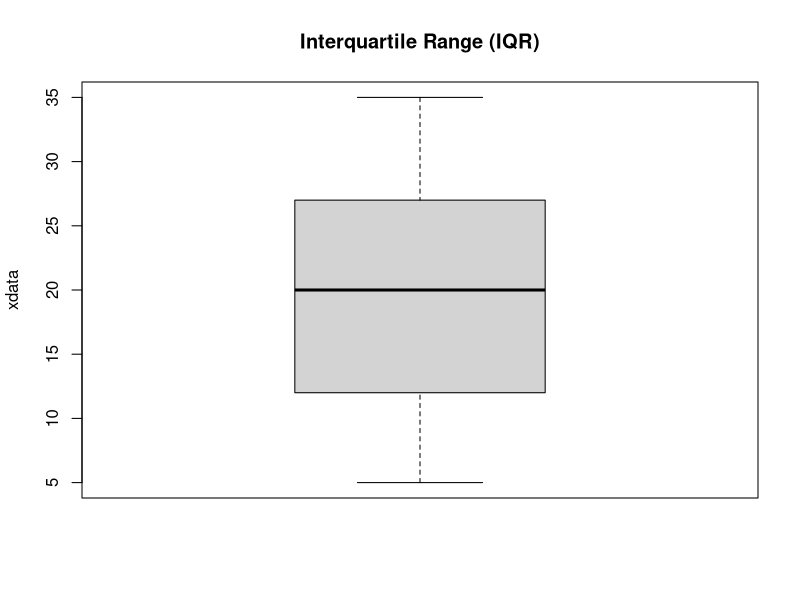
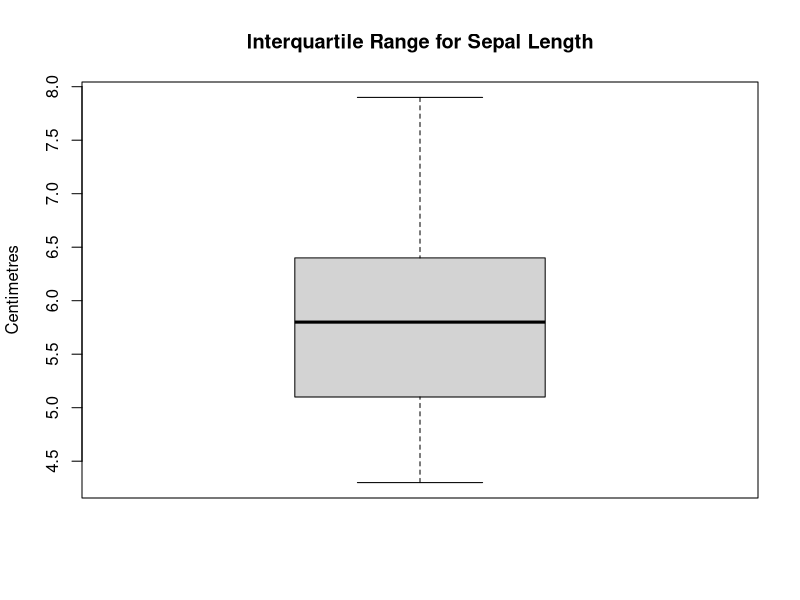

Write R code to recreate these figures, in order.
#Write a R to compute Interquartile Range (IQR) for a given data

xdata = c(5,10,12,15,20,25,27,30,35)
MinQ= quantile(xdata,0)
FQ = quantile(xdata,0.25)
SQ = quantile(xdata,0.5)
TQ = quantile(xdata,0.75)
MaxQ= quantile(xdata,1)

cat("Minimum=",MinQ)
cat("Lower Quartile=",FQ)
cat("Median=",SQ)
cat("Upper Quartile=",TQ)
cat("Maximum=",MaxQ)

AQ = quantile(xdata,prob=c(0,0.25,0.5,0.75,1))
cat("All the Quartiles",AQ)

summary(xdata)

boxplot(xdata,main="Interquartile Range (IQR)",ylab="xdata")

as.numeric(quantile(xdata,0.75)-quantile(xdata,0.25))

IQR(xdata)



#Write a R to compute Interquartile Range (IQR) for Sepal Length of Irisdata

head(iris,150)
xdata = iris$Sepal.Length

MinQ= quantile(xdata,0)
FQ = quantile(xdata,0.25)
SQ = quantile(xdata,0.5)
TQ = quantile(xdata,0.75)
MaxQ= quantile(xdata,1)

cat("Minimum=",MinQ)
cat("Lower Quartile=",FQ)
cat("Median=",SQ)
cat("Upper Quartile=",TQ)
cat("Maximum=",MaxQ)

AQ = quantile(xdata,prob=c(0,0.25,0.5,0.75,1))
cat("All the Quartiles",AQ)

summary(xdata)

boxplot(xdata,main="Interquartile Range for Sepal Length",ylab="Centimetres")

as.numeric(quantile(xdata,0.75)-quantile(xdata,0.25))

IQR(xdata)
